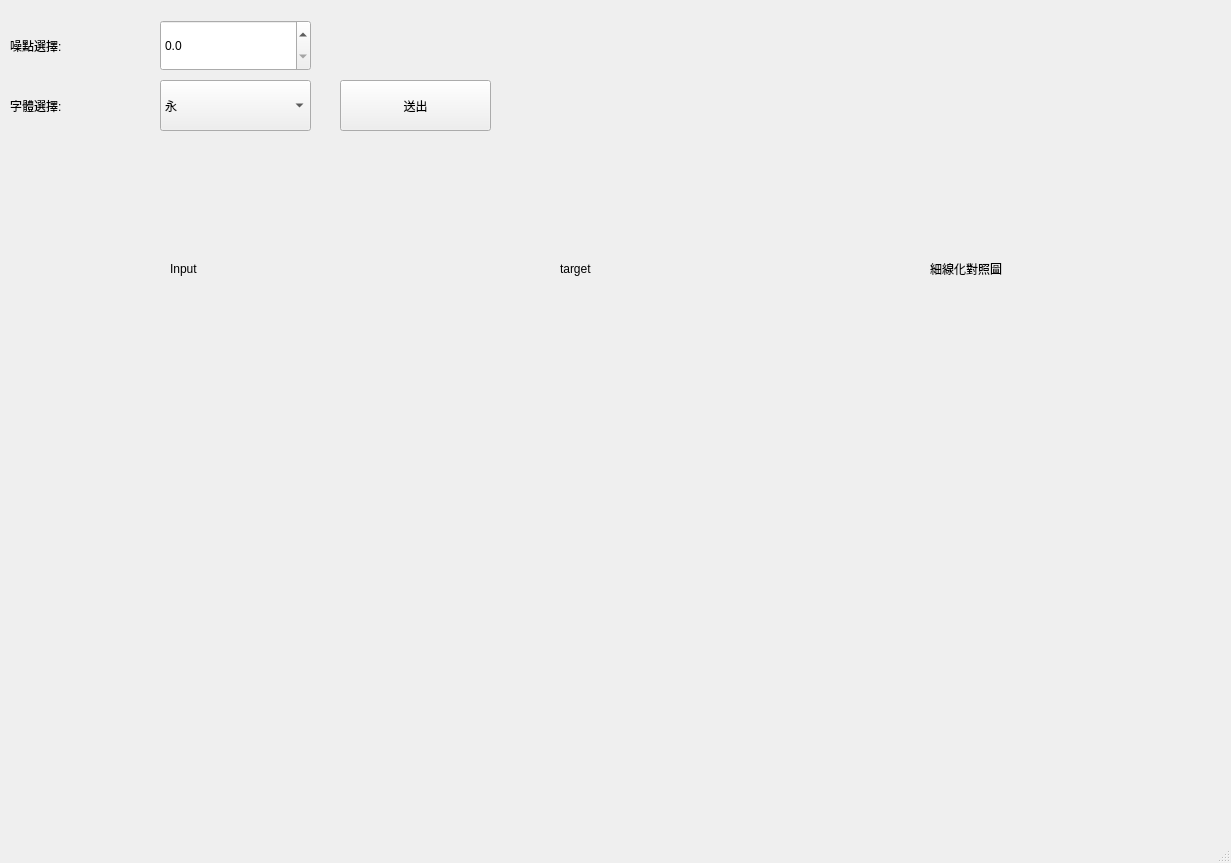
<?xml version="1.0" encoding="UTF-8"?>
<ui version="4.0">
 <class>MainWindow</class>
 <widget class="QMainWindow" name="MainWindow">
  <property name="geometry">
   <rect>
    <x>0</x>
    <y>0</y>
    <width>1231</width>
    <height>863</height>
   </rect>
  </property>
  <property name="windowTitle">
   <string>MainWindow</string>
  </property>
  <widget class="QWidget" name="centralwidget">
   <widget class="QLabel" name="label">
    <property name="geometry">
     <rect>
      <x>10</x>
      <y>20</y>
      <width>151</width>
      <height>51</height>
     </rect>
    </property>
    <property name="styleSheet">
     <string notr="true">font: 20pt &quot;Arial&quot;;</string>
    </property>
    <property name="text">
     <string>噪點選擇:</string>
    </property>
   </widget>
   <widget class="QLabel" name="label_2">
    <property name="geometry">
     <rect>
      <x>10</x>
      <y>80</y>
      <width>151</width>
      <height>51</height>
     </rect>
    </property>
    <property name="styleSheet">
     <string notr="true">font: 20pt &quot;Arial&quot;;</string>
    </property>
    <property name="text">
     <string>字體選擇:</string>
    </property>
   </widget>
   <widget class="QDoubleSpinBox" name="doubleSpinBox">
    <property name="geometry">
     <rect>
      <x>160</x>
      <y>20</y>
      <width>151</width>
      <height>51</height>
     </rect>
    </property>
    <property name="styleSheet">
     <string notr="true">font: 20pt &quot;Arial&quot;;</string>
    </property>
    <property name="decimals">
     <number>1</number>
    </property>
    <property name="minimum">
     <double>0.000000000000000</double>
    </property>
    <property name="maximum">
     <double>5.000000000000000</double>
    </property>
    <property name="singleStep">
     <double>0.100000000000000</double>
    </property>
    <property name="value">
     <double>0.000000000000000</double>
    </property>
   </widget>
   <widget class="QComboBox" name="comboBox">
    <property name="geometry">
     <rect>
      <x>160</x>
      <y>80</y>
      <width>151</width>
      <height>51</height>
     </rect>
    </property>
    <property name="styleSheet">
     <string notr="true">font: 20pt &quot;Arial&quot;;</string>
    </property>
    <item>
     <property name="text">
      <string>永</string>
     </property>
    </item>
    <item>
     <property name="text">
      <string>史</string>
     </property>
    </item>
    <item>
     <property name="text">
      <string>殺</string>
     </property>
    </item>
    <item>
     <property name="text">
      <string>并</string>
     </property>
    </item>
    <item>
     <property name="text">
      <string>引</string>
     </property>
    </item>
   </widget>
   <widget class="QLabel" name="label_6">
    <property name="geometry">
     <rect>
      <x>170</x>
      <y>250</y>
      <width>72</width>
      <height>38</height>
     </rect>
    </property>
    <property name="styleSheet">
     <string notr="true">font: 20pt &quot;Arial&quot;;</string>
    </property>
    <property name="text">
     <string>Input</string>
    </property>
   </widget>
   <widget class="QLabel" name="label_9">
    <property name="geometry">
     <rect>
      <x>560</x>
      <y>250</y>
      <width>81</width>
      <height>38</height>
     </rect>
    </property>
    <property name="styleSheet">
     <string notr="true">font: 20pt &quot;Arial&quot;;</string>
    </property>
    <property name="text">
     <string>target</string>
    </property>
   </widget>
   <widget class="QPushButton" name="pushButton">
    <property name="geometry">
     <rect>
      <x>340</x>
      <y>80</y>
      <width>151</width>
      <height>51</height>
     </rect>
    </property>
    <property name="styleSheet">
     <string notr="true">font: 20pt &quot;Arial&quot;;</string>
    </property>
    <property name="text">
     <string>送出</string>
    </property>
   </widget>
   <widget class="QLabel" name="label_3">
    <property name="geometry">
     <rect>
      <x>930</x>
      <y>250</y>
      <width>198</width>
      <height>38</height>
     </rect>
    </property>
    <property name="styleSheet">
     <string notr="true">font: 20pt &quot;Arial&quot;;</string>
    </property>
    <property name="text">
     <string>細線化對照圖</string>
    </property>
   </widget>
   <widget class="QWidget" name="">
    <property name="geometry">
     <rect>
      <x>10</x>
      <y>320</y>
      <width>1216</width>
      <height>402</height>
     </rect>
    </property>
    <layout class="QHBoxLayout" name="horizontalLayout_3">
     <property name="spacing">
      <number>7</number>
     </property>
     <item>
      <widget class="QLabel" name="input">
       <property name="maximumSize">
        <size>
         <width>400</width>
         <height>400</height>
        </size>
       </property>
       <property name="text">
        <string/>
       </property>
       <property name="pixmap">
        <pixmap>imgs/YONG_input.png</pixmap>
       </property>
       <property name="scaledContents">
        <bool>true</bool>
       </property>
      </widget>
     </item>
     <item>
      <widget class="QLabel" name="target">
       <property name="maximumSize">
        <size>
         <width>400</width>
         <height>400</height>
        </size>
       </property>
       <property name="text">
        <string/>
       </property>
       <property name="pixmap">
        <pixmap>imgs/YONG.png</pixmap>
       </property>
       <property name="scaledContents">
        <bool>true</bool>
       </property>
      </widget>
     </item>
     <item>
      <widget class="QLabel" name="slim">
       <property name="maximumSize">
        <size>
         <width>400</width>
         <height>400</height>
        </size>
       </property>
       <property name="text">
        <string/>
       </property>
       <property name="pixmap">
        <pixmap>imgs/red_blue.png</pixmap>
       </property>
       <property name="scaledContents">
        <bool>true</bool>
       </property>
      </widget>
     </item>
    </layout>
   </widget>
  </widget>
  <widget class="QStatusBar" name="statusbar"/>
 </widget>
 <resources/>
 <connections/>
</ui>
